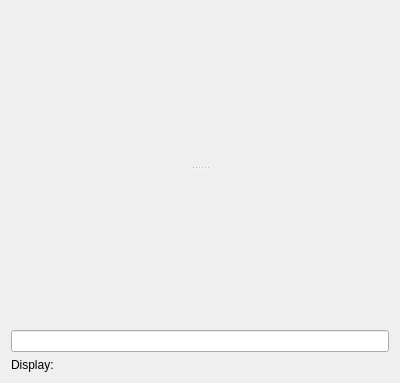
<?xml version="1.0" encoding="UTF-8"?>
<ui version="4.0">
 <class>Platform</class>
 <widget class="QWidget" name="Platform">
  <property name="geometry">
   <rect>
    <x>0</x>
    <y>0</y>
    <width>400</width>
    <height>383</height>
   </rect>
  </property>
  <property name="windowTitle">
   <string>Platform</string>
  </property>
  <layout class="QVBoxLayout" name="verticalLayout">
   <item>
    <widget class="QSplitter" name="splitter">
     <property name="orientation">
      <enum>Qt::Vertical</enum>
     </property>
     <widget class="HelmManager" name="helmManager" native="true"/>
     <widget class="MissionManager" name="missionManager" native="true"/>
    </widget>
   </item>
   <item>
    <widget class="QLineEdit" name="sogLineEdit">
     <property name="readOnly">
      <bool>true</bool>
     </property>
    </widget>
   </item>
   <item>
    <layout class="QHBoxLayout" name="horizontalLayout">
     <item>
      <widget class="QLabel" name="displayLabel">
       <property name="text">
        <string>Display:</string>
       </property>
      </widget>
     </item>
     <item>
      <widget class="GeovizDisplay" name="geovizDisplay" native="true"/>
     </item>
    </layout>
   </item>
  </layout>
 </widget>
 <customwidgets>
  <customwidget>
   <class>HelmManager</class>
   <extends>QWidget</extends>
   <header>helm_manager/helm_manager.h</header>
   <container>1</container>
  </customwidget>
  <customwidget>
   <class>MissionManager</class>
   <extends>QWidget</extends>
   <header>mission_manager/mission_manager.h</header>
   <container>1</container>
  </customwidget>
  <customwidget>
   <class>GeovizDisplay</class>
   <extends>QWidget</extends>
   <header>geoviz/geoviz_display.h</header>
   <container>1</container>
  </customwidget>
 </customwidgets>
 <resources/>
 <connections/>
</ui>
